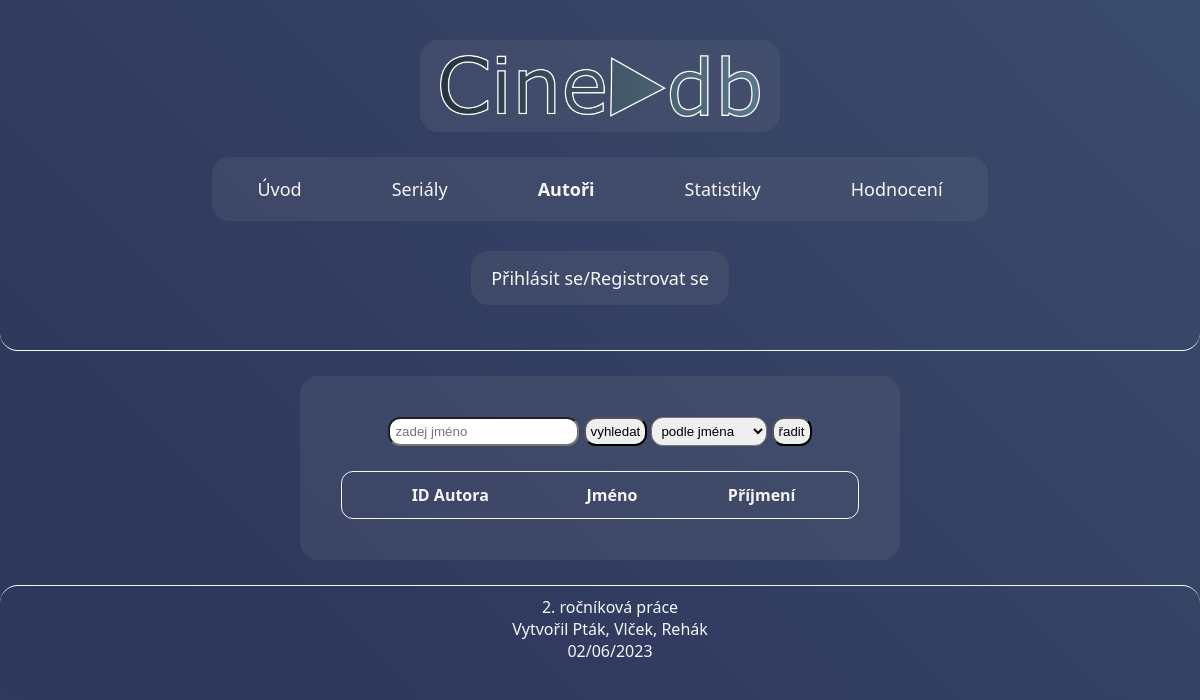
The page /final/pages/autori.php on the database as committed earlier.
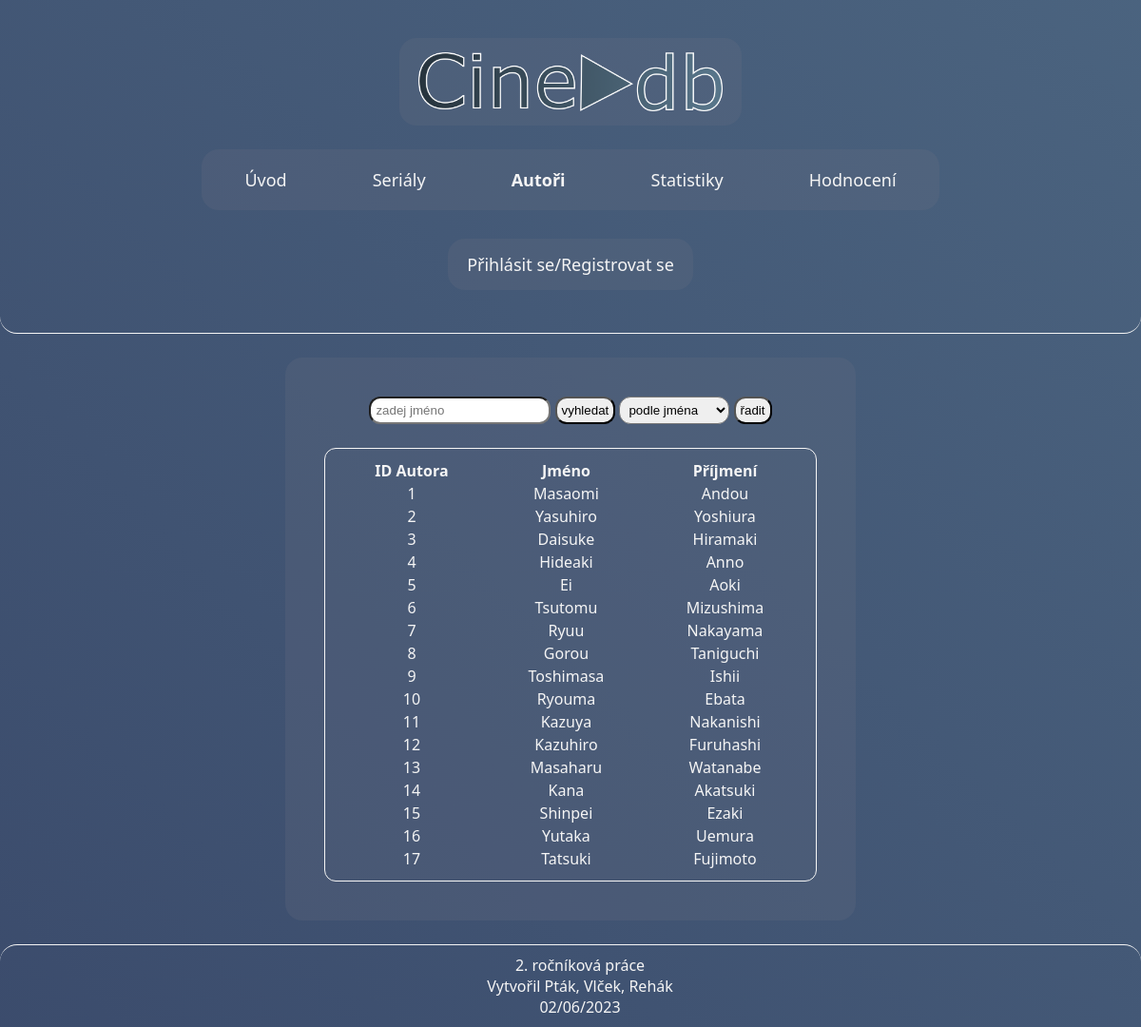
The same page on the database as committed later.
### tables this page shows
CREATE TABLE `autori` (
  `idA` int(11) NOT NULL,
  `jmeno` varchar(20) NOT NULL,
  `prijmeni` varchar(30) NOT NULL
);

### final/pages/autori.php (the view, shortened to what this page needs)
<!DOCTYPE html>
<html lang="cs">
<head>
    <link rel="stylesheet" href="../css/style.css">
    <link rel="stylesheet" href="../css/autori.css">
</head>
<body>
    <div class="flex-box">
        <header>
            <div class="header-title">
                <img src="../img/logo/logo_exp_wStroke.png" alt="logo">
            </div>
            <nav>
                <ul class="header-nav">
                    <li><a href="../index.php">Úvod</a></li>
                    <li><a href="serialy.php">Seriály</a></li>
                    <li><a href="autori.php" id="selected">Autoři</a></li>
                    <li><a href="statistiky.php">Statistiky</a></li>
                    <li><a href="hodnoceni.php">Hodnocení</a></li>
                </ul>
            </nav>
            <div class="header-login">
                <ul>
                    <li>
                        <?php include "../account/user_status.php"; ?>
                    </li>
                </ul>
            </div>
        </header>
        <section class="authors">
            <form method="POST">
                <?php
                $autoriH = "";
                $radic = "";
                ?>
                <input type="text" name="autoriH" value="<?php echo $autoriH ?>" placeholder="zadej jméno">
                <input type="submit" value="vyhledat" name="vyhledat">
                <select name="radic">
                    <option value="autori.jmeno ASC" <?php if ($radic == "autori.jmeno ASC") echo "selected" ?>>podle jména</option>
                </select>
                <input type="submit" value="řadit" name="radit">
            </form>
            <table>
                <tr>
                    <th>ID Autora</th>
                    <th>Jméno</th>
                    <th>Příjmení</th>
                </tr>
                <?php
                include "../db/active_db.php";
                $conn = new mysqli($servername, $username, $password, $dbname);
                $sql = "SELECT autori.idA, autori.jmeno, autori.prijmeni from autori";
                $result = $conn->query($sql);
                if ($result->num_rows > 0) {
                    while ($row = $result->fetch_assoc()) {
                        echo "<tr>
                        <td>" . $row['idA'] . "</td>
                        <td>" . $row['jmeno'] . "</td>
                        <td>" . $row['prijmeni'] . "</td>
                        </tr>";
                    }
                }
                ?>
            </table>
        </section>
        <?php include "../include/footer.php" ?>
    </div>
</body>
</html>

Rows that differ between the two databases and show on the page:
added autori: idA "1", jmeno "Masaomi", prijmeni "Andou"
added autori: idA "2", jmeno "Yasuhiro", prijmeni "Yoshiura"
added autori: idA "3", jmeno "Daisuke", prijmeni "Hiramaki"
added autori: idA "4", jmeno "Hideaki", prijmeni "Anno"
added autori: idA "5", jmeno "Ei", prijmeni "Aoki"
added autori: idA "6", jmeno "Tsutomu", prijmeni "Mizushima"
added autori: idA "7", jmeno "Ryuu", prijmeni "Nakayama"
added autori: idA "8", jmeno "Gorou", prijmeni "Taniguchi"
added autori: idA "9", jmeno "Toshimasa", prijmeni "Ishii"
added autori: idA "10", jmeno "Ryouma", prijmeni "Ebata"
added autori: idA "11", jmeno "Kazuya", prijmeni "Nakanishi"
added autori: idA "12", jmeno "Kazuhiro", prijmeni "Furuhashi"
added autori: idA "13", jmeno "Masaharu", prijmeni "Watanabe"
added autori: idA "14", jmeno "Kana", prijmeni "Akatsuki"
added autori: idA "15", jmeno "Shinpei", prijmeni "Ezaki"
added autori: idA "16", jmeno "Yutaka", prijmeni "Uemura"
added autori: idA "17", jmeno "Tatsuki", prijmeni "Fujimoto"
